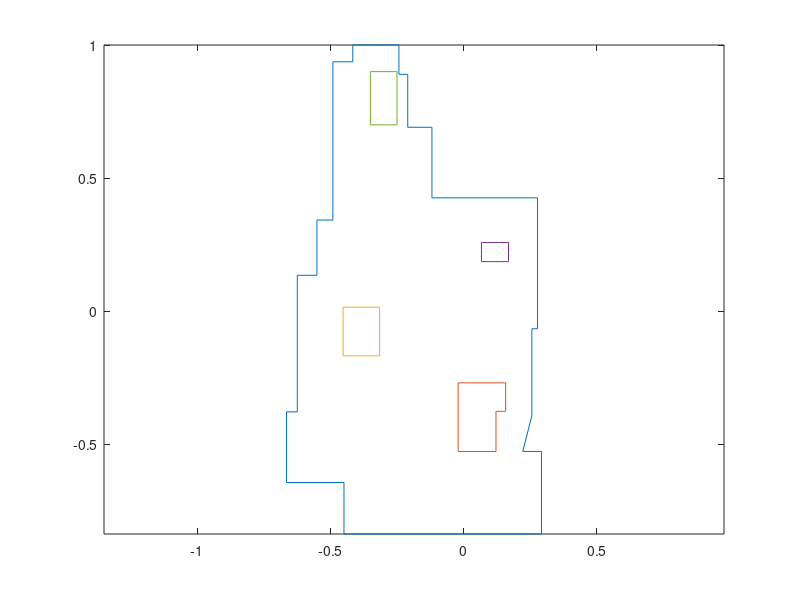

The MATLAB script that drew this image: (Note: this script raises an error after producing the figure.)
%% start
working_dataset='test';
fC2R = @(x) [real(x) imag(x)];
fR2C = @(x) complex(x(:,1), x(:,2));
datadir = fullfile(cd, 'data', working_dataset, '\');
imgfilepath  = fullfile(datadir, 'image.png');

%% test for a real floor plan
outerBoundary=[515,152;1209,152;1209,442;1143,442;1175,567;1175,873;1195,873;1195,1333;824,1333;824,1581;739,1581;739,1767;708,1767;708,1870;546,1870;546,1811;476,1811;476,1255;420,1255;...
    420,1061;351,1061;351,581;313,581;313,333;515,333;515,152]*2/1870-[1,1];
holes1=[916,442;1049,442;1049,583;1083,583;1083,683;916,683;916,442]*2/1870-[1,1];
holes2=[512,778;640,778;640,949;512,949;512,778]*2/1870-[1,1];
holes3=[998,1109;1093,1109;1093,1176;998,1176;998,1109]*2/1870-[1,1];
holes5=[-0.35,0.9;-0.25,0.9;-0.25,0.7;-0.35,0.7;-0.35,0.9];
plot(outerBoundary(:,1),outerBoundary(:,2),holes1(:,1),holes1(:,2),holes2(:,1),holes2(:,2),holes3(:,1),holes3(:,2),holes5(:,1),holes5(:,2));
%plot(outerBoundary(:,1),outerBoundary(:,2),holes1(:,1),holes1(:,2),holes2(:,1),holes2(:,2),holes3(:,1),holes3(:,2));
holeCenter1=(982+562i)*2/1870-(1+1i);
holeCenter2=(576+863i)*2/1870-(1+1i);
holeCenter3=(1045+1172i)*2/1870-(1+1i);
holeCenter4=-0.05+0.7i;
holeCenter5=-0.3+0.8i;

axis equal
%[X, T] = cdt([{outerBoundary},{holes1,holes2,holes3,holes4}],[], 50000, false);
[X, T] = cdt([{outerBoundary},{holes1,holes2,holes3,holes5}],[], 50000, false);

%% test for 3 holes ring mesh
arg1=(0:2:360)'/180*pi;
holeCenter1=3i/5;
holeCenter2=(1.0-0.6i)/2;
holeCenter3=(-1.0-0.6i)/2;
% holeCenter1=-1i/2;
% holeCenter2=1i/2;
% holeCenter3=1i/2;


outerBoundary=[cos(arg1),sin(arg1)];
r1=0.15;
r2=0.15;
r3=0.15;
arg2=(0:6:360)'/180*pi;
arg3=(0:6:360)'/180*pi;
arg4=(0:6:360)'/180*pi;
holes1=[r1*cos(arg2),r1*sin(arg2)]/2+fC2R(holeCenter1);
holes2=[r2*cos(arg3),r2*sin(arg3)]/2+fC2R(holeCenter2);
holes3=[r3*cos(arg4),r3*sin(arg4)]/2+fC2R(holeCenter3);

holeCenter4=0;
r5=0.25;
arg5=(0:6:360)'/180*pi;
holes4=[r5*cos(arg5),r5*sin(arg5)]/2+fC2R(holeCenter4);
% plot(outerBoundary(:,1),outerBoundary(:,2),holes1(:,1),holes1(:,2),holes2(:,1),holes2(:,2),holes3(:,1),holes3(:,2));

%[X, T] = cdt([{outerBoundary},{holes1,holes2}],[], 10000, false);
%[X, T] = cdt([{outerBoundary},{holes1,holes2,holes3}],[], 10000, false);
[X, T] = cdt([{outerBoundary},{holes1,holes2,holes3,holes4}],[], 200000, false);


%%
n_outerBoundary=[[(-1:0.1:1)';ones(19,1);(1:-0.1:-1)';-ones(20,1)],[ones(20,1);(1:-0.1:-1)';-ones(19,1);(-1:0.1:1)']];
n_hole=0.3*n_outerBoundary;

[X, T] = cdt([{n_outerBoundary},{n_hole}],[], 100000, false);
holeCenter1=0;
holeCenter2=0;
holeCenter3=0;
holeCenter4=0;


%%
n_outerBoundary=[[(-1:0.1:1)';ones(19,1);(1:-0.1:-1)';-ones(20,1)],[ones(20,1);(1:-0.1:-1)';-ones(19,1);(-1:0.1:1)']];
holeCenter1=-0.6+0.6i;
holeCenter2=0.6+0.6i;
holeCenter3=0;
holeCenter4=0.6-0.6i;
holeCenter5=-0.6-0.6i;

n_hole1=0.15*n_outerBoundary+fC2R(holeCenter1);
n_hole2=0.15*n_outerBoundary+fC2R(holeCenter2);
n_hole3=0.15*n_outerBoundary+fC2R(holeCenter3);
n_hole4=0.15*n_outerBoundary+fC2R(holeCenter4);
n_hole5=0.15*n_outerBoundary+fC2R(holeCenter5)

[X, T] = cdt([{n_outerBoundary},{n_hole1,n_hole2,n_hole3,n_hole4,n_hole5}],[], 50000, false);


%%
figure(1);

CX=fR2C(X);
TR=triangulation(T,X);
h=triplot(TR,'Color','#D3D3D3');
BD=getBoundary(TR);
nBD=size(BD,2);
hold on;
drawBoundary(BD,X);
% s=3-3.25;ed=3-3.35;
% plot([s;s;ed;ed;s],[-1;1;1;-1;-1],'r');
axis equal;
axis on;

argHole=argComp(BD,X);




%% integration
%2 holes
% a1=-(holeCenter1+holeCenter2)/2;
% a2=holeCenter1*holeCenter2;
% fDeformInt=@(x) 1/3*x.^3+a1*x.^2+a2*x;

%3 holes
% a1=-(holeCenter1+holeCenter2+holeCenter3)/3;
% a2=(holeCenter1*holeCenter2+holeCenter1*holeCenter3+holeCenter2*holeCenter3)/2;
% a3=-holeCenter1*holeCenter2*holeCenter3;
% fDeformInt=@(x) 1/4*x.^4+a1*x.^3+a2*x.^2+a3*x;

%4 holes
% a1=-(holeCenter1+holeCenter2+holeCenter3+holeCenter4)/4;
% a2=(holeCenter1*holeCenter2+holeCenter1*holeCenter3+holeCenter2*holeCenter3+holeCenter1*holeCenter4+holeCenter4*holeCenter3+holeCenter2*holeCenter4)/3;
% a3=-(holeCenter1*holeCenter2*holeCenter3+holeCenter1*holeCenter2*holeCenter4+holeCenter1*holeCenter4*holeCenter3+holeCenter4*holeCenter2*holeCenter3)/2;
% a4=holeCenter1*holeCenter2*holeCenter3*holeCenter4;
% fDeformInt=@(x) 1/5*x.^5+a1*x.^4+a2*x.^3+a3*x.^2+a4*x;

%5 holes
a1=-(holeCenter1+holeCenter2+holeCenter3+holeCenter4+holeCenter5)/5;
a2=(holeCenter1*holeCenter2+holeCenter1*holeCenter3+holeCenter2*holeCenter3+holeCenter1*holeCenter4+holeCenter4*holeCenter3+holeCenter2*holeCenter4...
    +(holeCenter1+holeCenter2+holeCenter3+holeCenter4)*holeCenter5)/4;
a3=-(holeCenter1*holeCenter2*holeCenter3+holeCenter1*holeCenter2*holeCenter4+holeCenter1*holeCenter4*holeCenter3+holeCenter4*holeCenter2*holeCenter3...
    +(holeCenter1*holeCenter2+holeCenter1*holeCenter3+holeCenter2*holeCenter3+holeCenter1*holeCenter4+holeCenter4*holeCenter3+holeCenter2*holeCenter4)*holeCenter5)/3;
a4=(holeCenter1*holeCenter2*holeCenter3*holeCenter4+(holeCenter1*holeCenter2*holeCenter3+holeCenter1*holeCenter2*holeCenter4+holeCenter1*holeCenter4*holeCenter3...
    +holeCenter4*holeCenter2*holeCenter3)*holeCenter5)/2;
a5=-holeCenter1*holeCenter2*holeCenter3*holeCenter4*holeCenter5;
fDeformInt=@(x) 1/6*x.^6+a1*x.^5+a2*x.^4+a3*x.^3+a4*x.^2+a5*x;


CtestDeformMeshXInt=fDeformInt(CX);
testDeformMeshXInt=fC2R(CtestDeformMeshXInt);


% hold on;
% plot(real(fDeformInt(holeCenter1)),imag(fDeformInt(holeCenter1)),'r','Marker','o','MarkerSize',10);
% plot(testDeformMeshXInt(BdIdx(:,1),1),testDeformMeshXInt(BdIdx(:,1),2),'r','Marker','o','MarkerSize',10);


% testDeformMeshXInt=[testDeformMeshXInt,X(:,2)];
% TRDeformInt=triangulation(T,testDeformMeshXInt);
% trimesh(TRDeformInt);

% scal1=1;
% X=scal1*X;
% CX=scal1*CX;
% CtestDeformMeshXInt=scal1*CtestDeformMeshXInt;
% testDeformMeshXInt=scal1*testDeformMeshXInt;

figure(2);
TRDeformInt=triangulation(T,testDeformMeshXInt);
p=triplot(TRDeformInt,'Color','#D3D3D3');
%p.FaceVertexCData
hold on;
drawBoundary(BD,testDeformMeshXInt);
argHole0=argComp(BD,testDeformMeshXInt);



%% optimal
P2PVtxIds=[];
%CtestDeformMeshXInt=0.25*CtestDeformMeshXInt;
%[XP2PDeform, statsAll] = meshAQP(CX, T, P2PVtxIds, CtestDeformMeshXInt(P2PVtxIds), CtestDeformMeshXInt, 1000);
[XP2PDeform,triEn1, statsAll]=meshNewton(CX,T,P2PVtxIds, CtestDeformMeshXInt(P2PVtxIds),CtestDeformMeshXInt, 1000,100,'SymmDirichlet');
%[XP2PDeform, statsAll] = meshAQP(CX, T, P2PVtxIds, XP2PDeform(P2PVtxIds), XP2PDeform, 1000);
load dat flipInd2

XP2PDeform=fC2R(XP2PDeform);
XP2PDeform=[XP2PDeform,X(:,1)];
argHole1=argComp(BD,XP2PDeform(:,1:2));
%% 
figure(3);
triplot(T,XP2PDeform(:,1),XP2PDeform(:,2),'Color','#D3D3D3');
hold on;
%plot(XP2PDeform(BdIdx(:,1),1),XP2PDeform(BdIdx(:,1),2),'r','Marker','o','MarkerSize',2);
drawBoundary(BD,[XP2PDeform(:,1),XP2PDeform(:,2)]);



fprintf('\n\n\n\n\n\n\n\n\n\n');

%% comparison
direct_scalCX=0.2*CX;
%direct_scalCX=0.5*CX;
[XP2PDeform2,triEn2, statsAll]=meshNewton(CX,T,P2PVtxIds, direct_scalCX(P2PVtxIds),direct_scalCX, 1000,100,'SymmDirichlet');

XP2PDeform2=fC2R(XP2PDeform2);

%%
figure(4);
triplot(T,XP2PDeform2(:,1),XP2PDeform2(:,2),'Color','#D3D3D3');
hold on;
drawBoundary(BD,XP2PDeform2);
argHole2=argComp(BD,XP2PDeform2);

%% draw energy map
figure(3);
trisurf(T,XP2PDeform(:,1),XP2PDeform(:,2),X(:,1),triEn1,'EdgeColor','none');
caxis([0 max(triEn2)]);
colormap('turbo');
colorbar;
hold on;
drawBoundary(BD,[XP2PDeform,X(:,1)]);

figure(4);
trisurf(T,XP2PDeform2(:,1),XP2PDeform2(:,2),zeros(size(XP2PDeform2,1),1),triEn2,'EdgeColor','none');
caxis([0 max(triEn2)]);
colormap('turbo');
colorbar;
hold on;
drawBoundary(BD,[XP2PDeform,zeros(size(XP2PDeform2,1),1)]);

m1=max(triEn1);
m2=max(triEn2);

t1=sum(triEn1);
t2=sum(triEn2);


%% flip
%[flipInd1,k]=testFlip(X,T,XP2PDeform);
k2=find(flipInd2);
if ~isempty(k2)
    figure(1);
    triplot(T,X(:,1),X(:,2));
    hold on;
    plot(X(T(k2(1),:),1),X(T(k2(1),:),2),'r','LineWidth',10);

    TRDeformInt=triangulation(T,testDeformMeshXInt);
    figure(2);
    triplot(TRDeformInt);
    hold on;
    plot(testDeformMeshXInt(T(k2(1),:),1),testDeformMeshXInt(T(k2(1),:),2),'r','LineWidth',10);
    %trimesh(TRDeformInt);
    figure(3);
    V=vertexAttachments(TRDeformInt,T(k2(1),:)');
    triplot(TRDeformInt);
    hold on  
    triplot(TRDeformInt(V{1},:),testDeformMeshXInt(:,1),testDeformMeshXInt(:,2),'Color','r','LineWidth',10);
end
